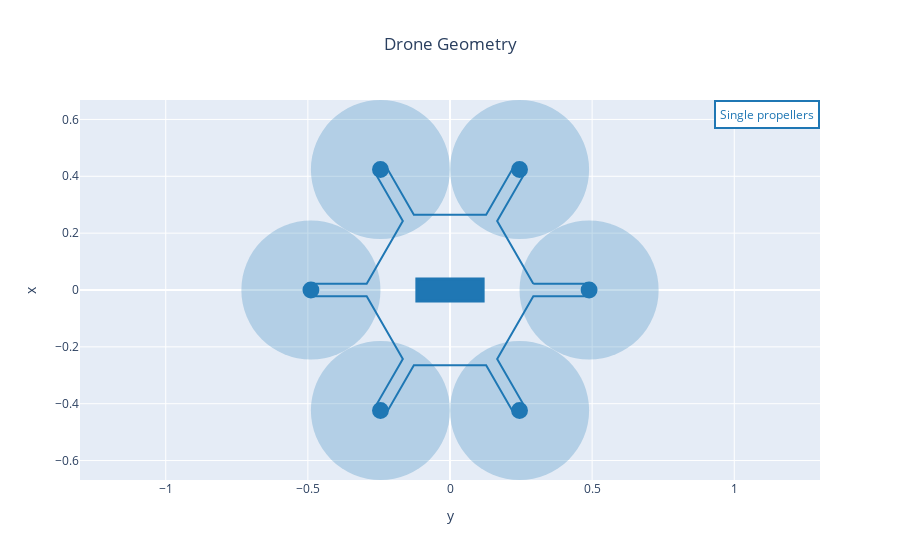

Here is the notebook cell this chart was saved with:
### Markdown cell above
## 3. Analysis and plots

You can now use postprocessing plots to visualize the results of the MDO.

### Code cell
fig = multirotor_geometry_plot(DJI_M600_OUTPUT_FILE, name="Drone MDO")
fig.show()

### Figure 1 — Plotly figure (JSON) as saved in the notebook; plotly's stock layout.template omitted (floating-point values rounded to 4 significant figures)
{"data": [{"line": {"color": "rgb(31, 119, 180)"}, "mode": "lines", "name": "Drone MDO", "type": "scatter", "uid": "3c9d2b1a-cd7f-453a-943d-2c4885491c1c", "x": [0.2931, 0.4893, 0.4893, 0.2931, 0.1659, 0.2641, 0.2252, 0.1271, -0.1271, -0.2252, -0.2641, -0.1659, -0.2931, -0.4893, -0.4893, -0.2931, -0.1659, -0.2641, -0.2252, -0.1271, 0.1271, 0.2252, 0.2641, 0.1659, 0.2931], "y": [0.0224, 0.0224, -0.0224, -0.0224, -0.2426, -0.4125, -0.4349, -0.265, -0.265, -0.4349, -0.4125, -0.2426, -0.0224, -0.0224, 0.0224, 0.0224, 0.2426, 0.4125, 0.4349, 0.265, 0.265, 0.4349, 0.4125, 0.2426, 0.0224]}], "layout": {"annotations": [{"align": "center", "bgcolor": "white", "bordercolor": "rgb(31, 119, 180)", "borderpad": 4, "borderwidth": 2, "font": {"color": "rgb(31, 119, 180)"}, "showarrow": false, "text": "Single propellers", "x": 1, "xanchor": "right", "xref": "paper", "xshift": 0, "y": 1, "yanchor": "top", "yref": "paper", "yshift": 0}], "autosize": true, "shapes": [{"fillcolor": "rgb(31, 119, 180)", "line": {"color": "rgb(31, 119, 180)", "width": 3}, "type": "rect", "x0": -0.1165, "x1": 0.1165, "xref": "x", "y0": -0.03885, "y1": 0.03885, "yref": "y"}, {"fillcolor": "rgb(31, 119, 180)", "line": {"color": "rgb(31, 119, 180)", "width": 3}, "type": "circle", "x0": 0.4649, "x1": 0.5137, "xref": "x", "y0": -0.02441, "y1": 0.02441, "yref": "y"}, {"fillcolor": "rgb(31, 119, 180)", "line": {"color": "rgb(31, 119, 180)", "width": 0}, "opacity": 0.25, "type": "circle", "x0": 0.2446, "x1": 0.7339, "xref": "x", "y0": -0.2446, "y1": 0.2446, "yref": "y"}, {"fillcolor": "rgb(31, 119, 180)", "line": {"color": "rgb(31, 119, 180)", "width": 3}, "type": "circle", "x0": 0.2202, "x1": 0.2691, "xref": "x", "y0": -0.4482, "y1": -0.3993, "yref": "y"}, {"fillcolor": "rgb(31, 119, 180)", "line": {"color": "rgb(31, 119, 180)", "width": 0}, "opacity": 0.25, "type": "circle", "x0": 8.327e-17, "x1": 0.4893, "xref": "x", "y0": -0.6684, "y1": -0.1791, "yref": "y"}, {"fillcolor": "rgb(31, 119, 180)", "line": {"color": "rgb(31, 119, 180)", "width": 3}, "type": "circle", "x0": -0.2691, "x1": -0.2202, "xref": "x", "y0": -0.4482, "y1": -0.3993, "yref": "y"}, {"fillcolor": "rgb(31, 119, 180)", "line": {"color": "rgb(31, 119, 180)", "width": 0}, "opacity": 0.25, "type": "circle", "x0": -0.4893, "x1": 8.327e-17, "xref": "x", "y0": -0.6684, "y1": -0.1791, "yref": "y"}, {"fillcolor": "rgb(31, 119, 180)", "line": {"color": "rgb(31, 119, 180)", "width": 3}, "type": "circle", "x0": -0.5137, "x1": -0.4649, "xref": "x", "y0": -0.02441, "y1": 0.02441, "yref": "y"}, {"fillcolor": "rgb(31, 119, 180)", "line": {"color": "rgb(31, 119, 180)", "width": 0}, "opacity": 0.25, "type": "circle", "x0": -0.7339, "x1": -0.2446, "xref": "x", "y0": -0.2446, "y1": 0.2446, "yref": "y"}, {"fillcolor": "rgb(31, 119, 180)", "line": {"color": "rgb(31, 119, 180)", "width": 3}, "type": "circle", "x0": -0.2691, "x1": -0.2202, "xref": "x", "y0": 0.3993, "y1": 0.4482, "yref": "y"}, {"fillcolor": "rgb(31, 119, 180)", "line": {"color": "rgb(31, 119, 180)", "width": 0}, "opacity": 0.25, "type": "circle", "x0": -0.4893, "x1": -2.498e-16, "xref": "x", "y0": 0.1791, "y1": 0.6684, "yref": "y"}, {"fillcolor": "rgb(31, 119, 180)", "line": {"color": "rgb(31, 119, 180)", "width": 3}, "type": "circle", "x0": 0.2202, "x1": 0.2691, "xref": "x", "y0": 0.3993, "y1": 0.4482, "yref": "y"}, {"fillcolor": "rgb(31, 119, 180)", "line": {"color": "rgb(31, 119, 180)", "width": 0}, "opacity": 0.25, "type": "circle", "x0": 8.327e-17, "x1": 0.4893, "xref": "x", "y0": 0.1791, "y1": 0.6684, "yref": "y"}], "title": {"text": "Drone Geometry", "x": 0.5}, "xaxis": {"autorange": true, "domain": [0, 1], "range": [-2.492, 2.492], "title": {"text": "y"}, "type": "linear"}, "yaxis": {"autorange": true, "domain": [0, 1], "range": [-0.6684, 0.6684], "scaleanchor": "x", "scaleratio": 1, "title": {"text": "x"}, "type": "linear"}}}
